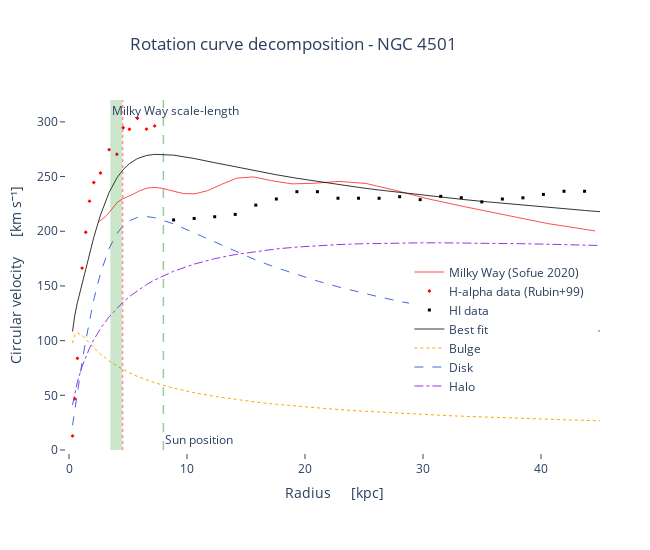

Source (notebook cell):
### Code cell
fig = go.Figure()

fig.add_trace(go.Scatter(x = raios,y = velocidade, line=dict(color='red', width=0.7, dash='solid'),
                   mode = 'lines',
                   marker = dict(symbol = 'circle-dot', size=3, color = 'red'),
                   name = 'Milky Way (Sofue 2020)'))

fig.add_trace(go.Scatter(x = radius[0:15]/kpc,y = velocity[0:15]/1e5, line=dict(color='black', width=0.7, dash='solid'),
                   mode = 'markers',
                   marker = dict(symbol = 'diamond', size=3, color = 'red'),
                   name = 'H-alpha data (Rubin+99)'))

fig.add_trace(go.Scatter(x = radius[15:200]/kpc,y = velocity[15:200]/1e5, line=dict(color='black', width=0.7, dash='solid'),
                   mode = 'markers',
                   marker = dict(symbol = 'square', size=3, color = 'black'),
                   name = 'HI data'))

fig.add_trace(go.Scatter(x = radius/kpc, y = fit_curve(R, *popt)/1e5,line=dict(color='black', width=0.8),
                   mode = 'lines',
                   marker = dict(symbol = 'circle-dot', size=5, color = 'black'),
                   name = 'Best fit'))

fig.add_trace(go.Scatter(x = radius/kpc, y = bojo/1e5,line=dict(color='rgba(255,165,0, 1)', width=1, dash='dot'),
                   mode = 'lines',
                   marker = dict(symbol = 'circle-dot', size=3, color = 'rgba(255,165,0, 1)'),
                   name = 'Bulge'))

fig.add_trace(go.Scatter(x = radius/kpc, y = disk/1e5,line=dict(color='royalblue', width=1, dash='dash'),
                   mode = 'lines',
                   marker = dict(symbol = 'circle-dot', size=3, color = 'rgba(8, 0, 246, 0.8)'),
                   name = 'Disk'))

fig.add_trace(go.Scatter(x = radius/kpc, y = halo/1e5,line=dict(color = 'rgba(153, 51, 230, 1.0)', width=1, 
                   dash='dashdot'), mode = 'lines',
                   marker = dict(symbol = 'circle-dot', size=3, color = 'rgba(153, 51, 153, 1.0)'),
                   name = 'Halo'))

fig.add_vrect(x0="3.5", x1="4.5", 
              annotation_text="Milky Way scale-length", annotation_position="top left",
              fillcolor="green", opacity=0.2, line_width=0)

fig.add_vline(x=8, annotation_text="Sun position",annotation_position="bottom right",
              line_width=1.5, line_dash="dash", line_color="green",opacity=0.4)

fig.add_vline(x=scale_length_disco, annotation_text="",annotation_position="bottom right",
                  line_width=1.5, line_dash="dot", line_color="red",opacity=0.4)

fig.update_layout(paper_bgcolor='rgba(255,255,255,1)', plot_bgcolor='rgba(255,255,255,1)')

fig.update_layout(legend=dict(
    yanchor="top",
    y=0.55,
    xanchor="right",
    x=0.98),
    autosize=False,
    width=650,
    height=550,
    margin=dict(
        l=50,
        r=50,
        b=100,
        t=100,
        pad=4),
    paper_bgcolor='rgba(255,255,255,1)', plot_bgcolor='rgba(255,255,255,1)')

fig.update_xaxes(showline=True, linewidth=0.005, linecolor='black',ticks="outside")
fig.update_yaxes(showline=True, linewidth=0.005, linecolor='black',ticks="outside")

fig.update_layout(title = dict(text = "Rotation curve decomposition - NGC 4501",x = .2), 
                  xaxis = dict(range = [0,45], title = 'Radius     [kpc]'),
                  yaxis = dict(range = [0,320], title = 'Circular velocity     [km s⁻¹]'))

# with open("NGC4579 RC.html", "w") as f:
#     f.write(fig.to_html())

### Figure 1 — Plotly figure (JSON) as saved in the notebook; plotly's stock layout.template omitted (floating-point values rounded to 4 significant figures)
{"data": [{"line": {"color": "red", "dash": "solid", "width": 0.7}, "marker": {"color": "red", "size": 3, "symbol": "circle-dot"}, "mode": "lines", "name": "Milky Way (Sofue 2020)", "type": "scatter", "x": [2.555, 2.81, 3.091, 3.4, 3.74, 4.114, 4.526, 4.979, 5.476, 6.024, 6.626, 7.289, 8.018, 8.82, 9.702, 10.67, 11.74, 12.91, 14.2, 15.62, 17.19, 18.91, 20.8, 22.88, 25.16, 27.68, 30.45, 33.49, 36.84, 40.53, 44.58], "y": [208.9, 210.7, 213.4, 217.2, 222, 226.6, 229.5, 231.6, 234.1, 237.2, 239.5, 240.1, 239, 236.7, 234.5, 234.2, 237.1, 242.8, 248.5, 249.7, 246.2, 243.3, 243.9, 245.6, 243.7, 237.3, 229.6, 222.5, 215, 207.1, 200.3]}, {"line": {"color": "black", "dash": "solid", "width": 0.7}, "marker": {"color": "red", "size": 3, "symbol": "diamond"}, "mode": "markers", "name": "H-alpha data (Rubin+99)", "type": "scatter", "x": [0.3, 0.49, 0.71, 1.11, 1.42, 1.74, 2.1, 2.67, 3.4, 4.06, 4.59, 5.12, 5.8, 6.57, 7.26], "y": [12.9, 46.8, 83.8, 166.3, 199.1, 227.5, 244.6, 253.2, 274.6, 270.4, 294.6, 293.3, 303.3, 293.4, 296.3]}, {"line": {"color": "black", "dash": "solid", "width": 0.7}, "marker": {"color": "black", "size": 3, "symbol": "square"}, "mode": "markers", "name": "HI data", "type": "scatter", "x": [8.865, 10.61, 12.35, 14.09, 15.83, 17.57, 19.31, 21.05, 22.8, 24.54, 26.28, 28.02, 29.76, 31.5, 33.24, 34.98, 36.73, 38.47, 40.21, 41.95, 43.69, 45.43, 47.17], "y": [210.3, 211.7, 213.3, 215.4, 223.9, 229.5, 236.2, 236.2, 230.2, 230.2, 230.2, 231.6, 228.9, 231.9, 230.7, 226.8, 229.5, 230.6, 233.7, 236.6, 236.6, 241.1, 246.5]}, {"line": {"color": "black", "width": 0.8}, "marker": {"color": "black", "size": 5, "symbol": "circle-dot"}, "mode": "lines", "name": "Best fit", "type": "scatter", "x": [0.3, 0.49, 0.71, 1.11, 1.42, 1.74, 2.1, 2.67, 3.4, 4.06, 4.59, 5.12, 5.8, 6.57, 7.26, 8.865, 10.61, 12.35, 14.09, 15.83, 17.57, 19.31, 21.05, 22.8, 24.54, 26.28, 28.02, 29.76, 31.5, 33.24, 34.98, 36.73, 38.47, 40.21, 41.95, 43.69, 45.43, 47.17], "y": [108.4, 123.1, 134.7, 152.6, 166.1, 179.8, 194.4, 214.9, 235.5, 248.8, 256.4, 261.9, 266.5, 269.3, 270.3, 269.6, 266.5, 262.7, 258.8, 255.1, 251.6, 248.4, 245.5, 242.7, 240.1, 237.7, 235.4, 233.2, 231.2, 229.2, 227.4, 225.6, 223.8, 222.2, 220.6, 219.0, 217.5, 216.1]}, {"line": {"color": "rgba(255,165,0, 1)", "dash": "dot", "width": 1}, "marker": {"color": "rgba(255,165,0, 1)", "size": 3, "symbol": "circle-dot"}, "mode": "lines", "name": "Bulge", "type": "scatter", "x": [0.3, 0.49, 0.71, 1.11, 1.42, 1.74, 2.1, 2.67, 3.4, 4.06, 4.59, 5.12, 5.8, 6.57, 7.26, 8.865, 10.61, 12.35, 14.09, 15.83, 17.57, 19.31, 21.05, 22.8, 24.54, 26.28, 28.02, 29.76, 31.5, 33.24, 34.98, 36.73, 38.47, 40.21, 41.95, 43.69, 45.43, 47.17], "y": [97.66, 105.2, 107.2, 104.8, 101.4, 97.63, 93.57, 87.78, 81.51, 76.78, 73.49, 70.58, 67.28, 64.05, 61.51, 56.59, 52.38, 48.99, 46.18, 43.8, 41.75, 39.97, 38.39, 36.99, 35.73, 34.59, 33.56, 32.61, 31.74, 30.93, 30.18, 29.49, 28.84, 28.23, 27.66, 27.12, 26.61, 26.13]}, {"line": {"color": "royalblue", "dash": "dash", "width": 1}, "marker": {"color": "rgba(8, 0, 246, 0.8)", "size": 3, "symbol": "circle-dot"}, "mode": "lines", "name": "Disk", "type": "scatter", "x": [0.3, 0.49, 0.71, 1.11, 1.42, 1.74, 2.1, 2.67, 3.4, 4.06, 4.59, 5.12, 5.8, 6.57, 7.26, 8.865, 10.61, 12.35, 14.09, 15.83, 17.57, 19.31, 21.05, 22.8, 24.54, 26.28, 28.02, 29.76, 31.5, 33.24, 34.98, 36.73, 38.47, 40.21, 41.95, 43.69, 45.43, 47.17], "y": [22.62, 36.74, 52.74, 80.39, 100.2, 118.8, 137.4, 161.7, 184.3, 197.9, 205.0, 209.6, 212.6, 213.4, 212.4, 206.8, 198.5, 189.8, 181.4, 173.7, 166.7, 160.3, 154.5, 149.2, 144.4, 140.0, 135.9, 132.2, 128.7, 125.5, 122.5, 119.7, 117.1, 114.6, 112.3, 110.1, 108.0, 106.1]}, {"line": {"color": "rgba(153, 51, 230, 1.0)", "dash": "dashdot", "width": 1}, "marker": {"color": "rgba(153, 51, 153, 1.0)", "size": 3, "symbol": "circle-dot"}, "mode": "lines", "name": "Halo", "type": "scatter", "x": [0.3, 0.49, 0.71, 1.11, 1.42, 1.74, 2.1, 2.67, 3.4, 4.06, 4.59, 5.12, 5.8, 6.57, 7.26, 8.865, 10.61, 12.35, 14.09, 15.83, 17.57, 19.31, 21.05, 22.8, 24.54, 26.28, 28.02, 29.76, 31.5, 33.24, 34.98, 36.73, 38.47, 40.21, 41.95, 43.69, 45.43, 47.17], "y": [41.19, 52.18, 62.2, 76.41, 85.27, 93.12, 100.8, 111.0, 121.8, 129.8, 135.4, 140.3, 145.8, 151.2, 155.4, 163.4, 170.0, 174.9, 178.7, 181.6, 183.8, 185.5, 186.8, 187.8, 188.5, 189.0, 189.3, 189.4, 189.4, 189.3, 189.2, 188.9, 188.6, 188.2, 187.8, 187.4, 186.9, 186.4]}], "layout": {"annotations": [{"showarrow": false, "text": "Milky Way scale-length", "x": "3.5", "xanchor": "left", "xref": "x", "y": 1, "yanchor": "top", "yref": "y domain"}, {"showarrow": false, "text": "Sun position", "x": 8, "xanchor": "left", "xref": "x", "y": 0, "yanchor": "bottom", "yref": "y domain"}, {"showarrow": false, "text": "", "x": 4.548, "xanchor": "left", "xref": "x", "y": 0, "yanchor": "bottom", "yref": "y domain"}], "autosize": false, "height": 550, "legend": {"x": 0.98, "xanchor": "right", "y": 0.55, "yanchor": "top"}, "margin": {"b": 100, "l": 50, "pad": 4, "r": 50, "t": 100}, "paper_bgcolor": "rgba(255,255,255,1)", "plot_bgcolor": "rgba(255,255,255,1)", "shapes": [{"fillcolor": "green", "line": {"width": 0}, "opacity": 0.2, "type": "rect", "x0": "3.5", "x1": "4.5", "xref": "x", "y0": 0, "y1": 1, "yref": "y domain"}, {"line": {"color": "green", "dash": "dash", "width": 1.5}, "opacity": 0.4, "type": "line", "x0": 8, "x1": 8, "xref": "x", "y0": 0, "y1": 1, "yref": "y domain"}, {"line": {"color": "red", "dash": "dot", "width": 1.5}, "opacity": 0.4, "type": "line", "x0": 4.548, "x1": 4.548, "xref": "x", "y0": 0, "y1": 1, "yref": "y domain"}], "title": {"text": "Rotation curve decomposition - NGC 4501", "x": 0.2}, "width": 650, "xaxis": {"linecolor": "black", "linewidth": 0.005, "range": [0, 45], "showline": true, "ticks": "outside", "title": {"text": "Radius     [kpc]"}}, "yaxis": {"linecolor": "black", "linewidth": 0.005, "range": [0, 320], "showline": true, "ticks": "outside", "title": {"text": "Circular velocity     [km s⁻¹]"}}}}
